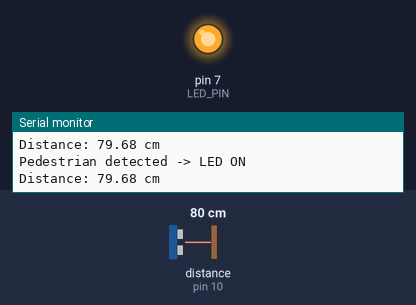
The sketch below on a simulated Arduino Uno, built with avr-gcc and run on an emulated ATmega328P. On the bench: output pins drawn as LEDs (lit = HIGH), the last lines printed to the serial monitor. Wiring (inferred from the names in the program): ultrasonic range finder: trigger pin 9; echo pin 10. The test bench sets the inputs (shaded band); at power-on: distance to the obstacle (sensor on pin 10) 80 cm. The echo pulse lasts 58.3 µs per cm; pins used as bus, display or sensor lines are not drawn.

Above: at 1.2 s.
1.3 s: distance to the obstacle (sensor on pin 10) set to 98 cm
4.3 s: distance to the obstacle (sensor on pin 10) set to 105 cm
At 5.5 s:
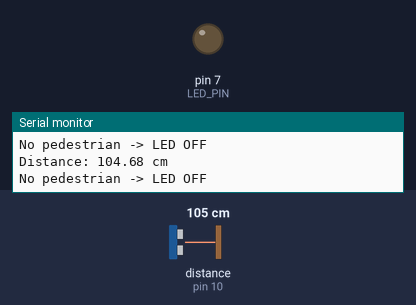
5.8 s: distance to the obstacle (sensor on pin 10) set to 2 cm
At 6.7 s:
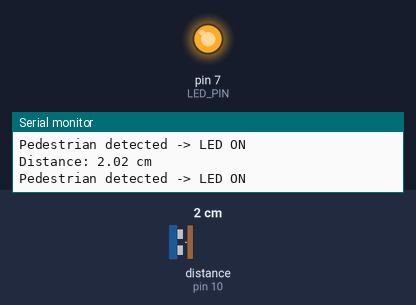
7.3 s: distance to the obstacle (sensor on pin 10) set to 120 cm
At 8.7 s:
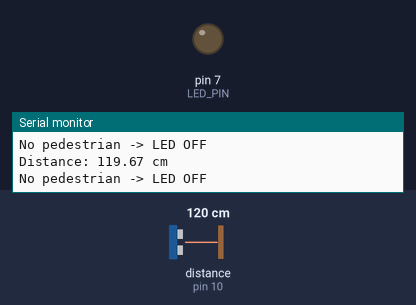
Timing chart, 0 to 9.8 s (numbered marks = the images above; inputs shaded):
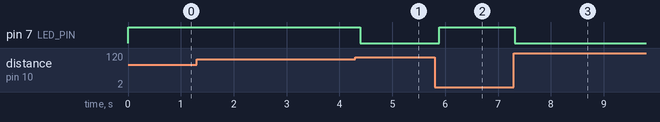

The sketch:

Untitled-1.ino
```cpp
// 보행자 감지 스마트 LED 횡단보도
// 초음파 센서 거리값을 이용해 보행자 접근 시 LED를 점등하는 프로토타입

// ------------------------------
// 핀 설정
// ------------------------------
const int TRIG_PIN = 9;
const int ECHO_PIN = 10;
const int LED_PIN  = 7;

// ------------------------------
// 설정값
// ------------------------------
const float DETECTION_DISTANCE_CM = 100.0;   // 감지 기준 거리(cm)
const int SAMPLE_DELAY_MS = 100;             // 측정 주기(ms)

// ------------------------------
// 초기 설정
// ------------------------------
void setup() {
  Serial.begin(9600);

  pinMode(TRIG_PIN, OUTPUT);
  pinMode(ECHO_PIN, INPUT);
  pinMode(LED_PIN, OUTPUT);

  digitalWrite(TRIG_PIN, LOW);
  digitalWrite(LED_PIN, LOW);

  Serial.println("Smart LED Crosswalk System Start");
}

// ------------------------------
// 초음파 센서 거리 측정 함수
// ------------------------------
float getDistanceCm() {
  // 초음파 송신
  digitalWrite(TRIG_PIN, LOW);
  delayMicroseconds(2);

  digitalWrite(TRIG_PIN, HIGH);
  delayMicroseconds(10);
  digitalWrite(TRIG_PIN, LOW);

  // 초음파 수신 시간 측정
  long duration = pulseIn(ECHO_PIN, HIGH, 30000); // timeout 30ms

  // timeout 시 유효하지 않은 값 반환
  if (duration == 0) {
    return -1.0;
  }

  // 거리 계산 (음속 기준)
  float distance = duration * 0.0343 / 2.0;
  return distance;
}

// ------------------------------
// 메인 루프
// ------------------------------
void loop() {
  float distance = getDistanceCm();

  if (distance > 0) {
    Serial.print("Distance: ");
    Serial.print(distance);
    Serial.println(" cm");

    // 보행자 접근 판단
    if (distance <= DETECTION_DISTANCE_CM) {
      digitalWrite(LED_PIN, HIGH);
      Serial.println("Pedestrian detected -> LED ON");
    } else {
      digitalWrite(LED_PIN, LOW);
      Serial.println("No pedestrian -> LED OFF");
    }
  } else {
    // 측정 실패 시 LED OFF
    digitalWrite(LED_PIN, LOW);
    Serial.println("Sensor timeout -> LED OFF");
  }

  delay(SAMPLE_DELAY_MS);
}
```

Measured:
- the behaviour switches between 100 and 101 cm on distance to the obstacle (sensor on pin 10) (found by bisection; images 0 and 1)
- after the input at 4.3 s, pin 7 (LED_PIN): HIGH → LOW after 0.10 s
- after the input at 5.8 s, pin 7 (LED_PIN): LOW → HIGH after 0.09 s
- after the input at 7.3 s, pin 7 (LED_PIN): HIGH → LOW at once
